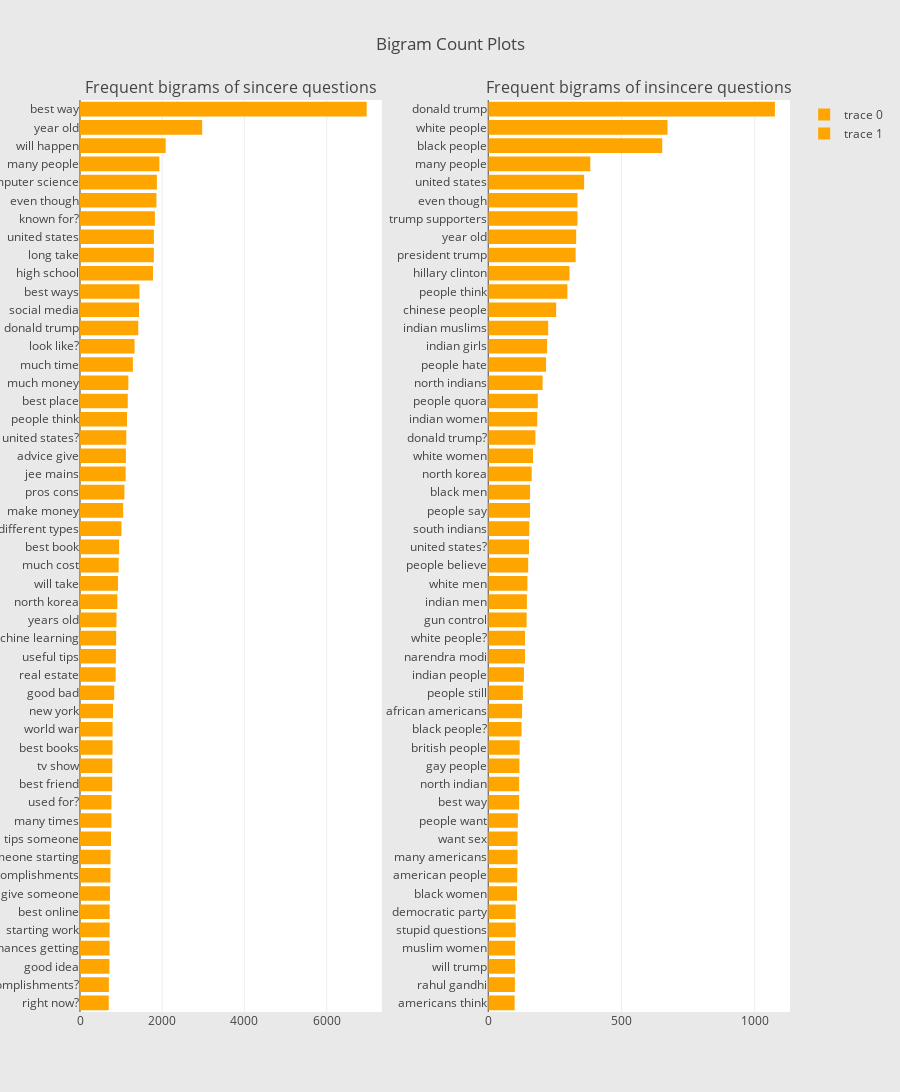

Write notebook code for a chart like this one.
### Code cell
freq_dict = defaultdict(int)
for sent in train_0["question_text"]:
    for word in generate_ngrams(sent, 2):
        freq_dict[word] += 1
fd_sorted = pd.DataFrame(sorted(freq_dict.items(), key=lambda x: x[1])[::-1])
fd_sorted.columns = ["word", "wordcount"]
trace0 = horizontal_bar_chart(fd_sorted.head(50), 'orange')

freq_dict = defaultdict(int)
for sent in train_1["question_text"]:
    for word in generate_ngrams(sent, 2):
        freq_dict[word] += 1
fd_sorted = pd.DataFrame(sorted(freq_dict.items(), key=lambda x: x[1])[::-1])
fd_sorted.columns = ["word", "wordcount"]
trace1 = horizontal_bar_chart(fd_sorted.head(50), 'orange')

# Creating two subplots
fig = tools.make_subplots(rows=1, cols=2, vertical_spacing=0.04, horizontal_spacing=0.15,
                         subplot_titles=["Frequent bigrams of sincere questions",
                                        "Frequent bigrams of insincere questions"])
fig.append_trace(trace0, 1, 1)
fig.append_trace(trace1, 1, 2)
fig['layout'].update(height=1200, width=900, paper_bgcolor='rgb(233,233,233)', title="Bigram Count Plots")
py.iplot(fig, filename="word-plots")

### Figure 1 — Plotly figure (JSON) as saved in the notebook; plotly's stock layout.template omitted (floating-point values rounded to 4 significant figures)
{"data": [{"marker": {"color": "orange"}, "orientation": "h", "showlegend": true, "type": "bar", "uid": "b6a3b52f-25db-4a2f-8905-5d9574fb2491", "x": [699, 702, 716, 719, 721, 722, 730, 740, 742, 754, 764, 765, 783, 786, 792, 793, 803, 832, 868, 873, 880, 887, 908, 925, 941, 952, 1009, 1050, 1080, 1110, 1117, 1126, 1143, 1162, 1176, 1287, 1327, 1417, 1435, 1447, 1775, 1796, 1797, 1822, 1859, 1870, 1931, 2084, 2972, 6973], "xaxis": "x", "y": ["right now?", "major accomplishments?", "good idea", "chances getting", "starting work", "best online", "give someone", "major accomplishments", "someone starting", "tips someone", "many times", "used for?", "best friend", "tv show", "best books", "world war", "new york", "good bad", "real estate", "useful tips", "machine learning", "years old", "north korea", "will take", "much cost", "best book", "different types", "make money", "pros cons", "jee mains", "advice give", "united states?", "people think", "best place", "much money", "much time", "look like?", "donald trump", "social media", "best ways", "high school", "long take", "united states", "known for?", "even though", "computer science", "many people", "will happen", "year old", "best way"], "yaxis": "y"}, {"marker": {"color": "orange"}, "orientation": "h", "showlegend": true, "type": "bar", "uid": "f94b31a5-7e85-4dfb-b879-6597de0a258f", "x": [99, 100, 101, 101, 103, 103, 108, 109, 110, 110, 111, 116, 116, 117, 118, 125, 127, 130, 134, 138, 138, 144, 145, 147, 150, 153, 154, 157, 157, 163, 168, 177, 184, 186, 204, 217, 221, 225, 255, 297, 305, 328, 330, 335, 335, 360, 383, 653, 673, 1076], "xaxis": "x2", "y": ["americans think", "rahul gandhi", "will trump", "muslim women", "stupid questions", "democratic party", "black women", "american people", "many americans", "want sex", "people want", "best way", "north indian", "gay people", "british people", "black people?", "african americans", "people still", "indian people", "narendra modi", "white people?", "gun control", "indian men", "white men", "people believe", "united states?", "south indians", "people say", "black men", "north korea", "white women", "donald trump?", "indian women", "people quora", "north indians", "people hate", "indian girls", "indian muslims", "chinese people", "people think", "hillary clinton", "president trump", "year old", "trump supporters", "even though", "united states", "many people", "black people", "white people", "donald trump"], "yaxis": "y2"}], "layout": {"annotations": [{"font": {"size": 16}, "showarrow": false, "text": "Frequent bigrams of sincere questions", "x": 0.2125, "xanchor": "center", "xref": "paper", "y": 1, "yanchor": "bottom", "yref": "paper"}, {"font": {"size": 16}, "showarrow": false, "text": "Frequent bigrams of insincere questions", "x": 0.7875, "xanchor": "center", "xref": "paper", "y": 1, "yanchor": "bottom", "yref": "paper"}], "height": 1200, "paper_bgcolor": "rgb(233,233,233)", "title": "Bigram Count Plots", "width": 900, "xaxis": {"anchor": "y", "domain": [0, 0.425]}, "xaxis2": {"anchor": "y2", "domain": [0.575, 1]}, "yaxis": {"anchor": "x", "domain": [0, 1]}, "yaxis2": {"anchor": "x2", "domain": [0, 1]}}}
